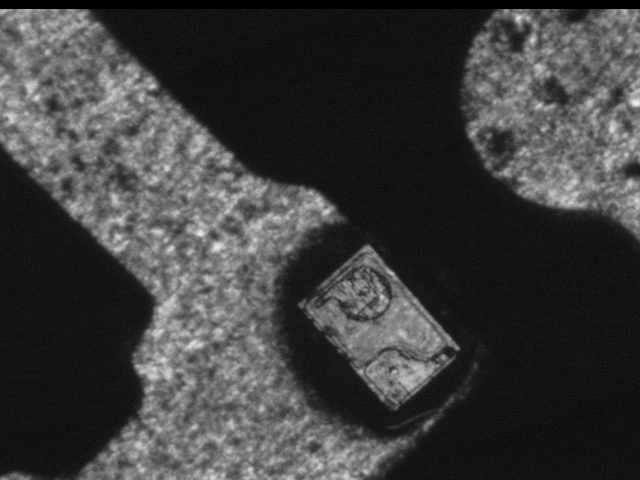
//> input picture course_design/ljh_24_topic2/exp2/src/IMAGEB1.bmp, 640 x 480 px
$ ./MV_project_2   (built with g++ and OpenCV 4)
//> lines starting //> are read from the running program, lines starting //| are printed output that depends on the picture
// ***************************************	//
// 机器视觉-课题3
// 黄继凡
// 2023/5/28
// ***************************************	//
// 项目说明
// 四层金字塔加速NCC
// NCC模板旋转匹配

// ***************************************	//
// 程序说明:
// 在高层图像中，只进行少量的旋转匹配
// 例如每隔10°或者20°进行一次，找到一个大致的匹配角度范围
// 然后在低层图像中进行更细致的旋转匹配，例如每隔1°或者2°进行一次，找到一个更精确的匹配角度
// 这样可以减少旋转次数，同时保证匹配精度
//
// 在每一层图像中，只在上一层中找到的匹配点附近进行局部搜索，而不需要进行全局搜索
// 这样可以减少搜索范围和计算量，提高匹配速度
// 同时，由于高层图像的分辨率较低，可以容忍一些旋转或者形变的变换，增加匹配的鲁棒性
//
// 在每一层图像中，只保留最佳匹配的结果，而不需要保留所有的结果
// 这样可以减少内存占用和数据传输，提高匹配效率
// 同时，由于最佳匹配的结果往往是最稳定和最可靠的，可以避免一些错误或者冗余的结果

#include <iostream>

// 包含opencv库，用于图像处理
#include <opencv2/opencv.hpp>
// 包含chrono库，用于计时
#include <chrono>
#include <map>

using namespace cv;
using namespace std;

class Pyramid_Rotated_NCC {
   public:
    // 构造函数
    // 参数：
    // 原图像，模板图像，旋转角度范围，旋转角度步长，金字塔层数，金字塔缩放因子
    // 默认旋转角度范围为正负5度，旋转角度步长为0.5度
    // 默认金字塔层数为4，缩放因子为0.5
    Pyramid_Rotated_NCC(Mat srcImg,
                        Mat templateImg,
                        double angleMax = 5.0,
                        double angleMin = -5.0,
                        double unit_angle = 0.5,
                        int layer = 4,
                        double scale_factor = 0.5);
    ~Pyramid_Rotated_NCC();
    // 获取最佳匹配位置及角度
    void getBestMatchPosAndAngle();
    // 设置金字塔层数
    void setPyramidLayer(int layer);
    // 设置金字塔缩放因子
    void setPyramidScaleFactor(double scale_factor);
    // 设置旋转角度范围及步长
    void setAngleRange(double angleMax, double angleMin, double unit_angle);
    // 修改待匹配图像
    void setSrcImg(Mat srcImg);
    // 修改模板图像
    void setTemplateImg(Mat templateImg);

    // 在原始图像上绘制匹配结果
    void drawResult();

    // 设置debug模式
    void setDebugMode(bool debugMode);

   private:
    // 计算图像均值
    Mat getMean(Mat src);
    // 计算图像标准差
    Mat getStdDev(Mat src);
    // 计算图像归一化互相关系数
    Mat getNcc(Mat src1, Mat src2);
    // 计算图像归一化互相关系数矩阵
    Mat getNccMatrix(Mat srcImg, Mat templateImg);
    // 计算局部搜索的图像归一化互相关系数矩阵
    Mat getLocalSearchNccMatrix(Mat srcImg,
                                Mat templateImg,
                                Point bestMatchPos);
    // 获取最佳匹配位置
    Point getBestMatchPos(Mat nccMatrix);
    // 进行金字塔缩放加速
    void pyramidScale(Mat srcImg, Mat templateImg);

    // 启动计时器
    void Start_Timer();
    // 停止计时器
    void Stop_Timer();

    Mat srcImg;       // 待匹配图像
    Mat templateImg;  // 模板图像

    double angleMax;  // 旋转角度范围
    double angleMin;
    double unit_angle;  // 旋转角度步长

    int layer;                 // 金字塔层数
    double scale_factor;       // 金字塔缩放因子
    double current_ncc_value;  // 当前NCC值

    // 防止图像缩放次数过多，导致图像失真
    // 设定一个阈值与图像大小进行比较
    // 如果图像缩放后的大小小于阈值，则不再进行缩放
    int scale_threshold = 50;
    // NCC匹配分数阈值
    // 判定是否下一层可以进行局部搜索
    double localsearch_threshold = 0.8;
    // 判定是否需要继续进行旋转匹配
    double anglematch_threshold = 0.9;
    // 局部搜索范围，以最佳匹配位置为中心，向四周扩展
    int local_search_range = 20;
    bool isLocalSearch = false;  // 是否进行局部搜索

    // 由于缩放可能会进行多次，因此需要记录缩放后的图像
    vector<Mat> scaled_srcImg;       // 缩放后的待匹配图像
    vector<Mat> scaled_templateImg;  // 缩放后的模板图像
    Mat rotateTemplateImg;           // 旋转后的模板图像
    Point center;                    // 旋转中心

    double bestScore;    // 最佳匹配分数
    Point bestMatchPos;  // 最佳匹配位置
    double bestAngle;    // 最佳匹配角度

    bool debugMode;  // debug模式

    // 计时器，用于计算程序运行时间
    chrono::steady_clock::time_point start_time;
    chrono::steady_clock::time_point stop_time;
    long long run_time = 0;
    // 时间键值对，用于存储各个步骤运行时间
    map<string, long long> time_map;
};

Pyramid_Rotated_NCC::Pyramid_Rotated_NCC(Mat srcImg,
                                         Mat templateImg,
                                         double angleMax,
                                         double angleMin,
                                         double unit_angle,
                                         int layer,
                                         double scale_factor) {
    // 设置待匹配图像
    this->srcImg = srcImg;
    // 设置模板图像
    this->templateImg = templateImg;

    // 设置旋转角度范围及步长
    this->angleMax = angleMax;
    this->angleMin = angleMin;
    this->unit_angle = unit_angle;

    // 设置金字塔缩放因子
    this->scale_factor = scale_factor;
    // 设置金字塔层数
    this->layer = layer;

    // 初始值
    this->center = Point(templateImg.cols / 2.0f, templateImg.rows / 2.0f);
    this->bestScore = 0.0;
    this->bestMatchPos = Point(-1, -1);
    this->bestAngle = 0.0;
}

Pyramid_Rotated_NCC::~Pyramid_Rotated_NCC() {}

void Pyramid_Rotated_NCC::setPyramidLayer(int layer) {
    this->layer = layer;
}

void Pyramid_Rotated_NCC::setPyramidScaleFactor(double scale_factor) {
    this->scale_factor = scale_factor;
}

void Pyramid_Rotated_NCC::setAngleRange(double angleMax,
                                        double angleMin,
                                        double unit_angle) {
    this->angleMax = angleMax;
    this->angleMin = angleMin;
    this->unit_angle = unit_angle;
}

void Pyramid_Rotated_NCC::setSrcImg(Mat srcImg) {
    this->srcImg = srcImg;
}

void Pyramid_Rotated_NCC::setTemplateImg(Mat templateImg) {
    this->templateImg = templateImg;
}

void Pyramid_Rotated_NCC::setDebugMode(bool debugMode) {
    this->debugMode = debugMode;
}

void Pyramid_Rotated_NCC::Start_Timer() {
    // 记录开始时间
    start_time = chrono::steady_clock::now();
}

void Pyramid_Rotated_NCC::Stop_Timer() {
    // 记录结束时间
    stop_time = chrono::steady_clock::now();
    // 计算运行时间
    run_time =
        chrono::duration_cast<chrono::milliseconds>(stop_time - start_time)
            .count();
    // 输出运行时间，以毫秒为单位
    if (debugMode == true) {
        // cout << "Run time: " << run_time << " ms" << endl;
    }
}

Mat Pyramid_Rotated_NCC::getMean(Mat src) {
    Mat mean;
    blur(src, mean, Size(3, 3));
    return mean;
}

Mat Pyramid_Rotated_NCC::getStdDev(Mat src) {
    Mat mean;
    Mat stddev;
    meanStdDev(src, mean, stddev);
    return stddev;
}

Mat Pyramid_Rotated_NCC::getNcc(Mat src1, Mat src2) {
    Mat mean1;
    Mat mean2;
    Mat stddev1;
    Mat stddev2;

    meanStdDev(src1, mean1, stddev1);
    meanStdDev(src2, mean2, stddev2);

    Mat ncc;
    ncc.create(src1.size(), CV_32FC1);
    for (int i = 0; i < src1.rows; i++) {
        for (int j = 0; j < src1.cols; j++) {
            ncc.at<float>(i, j) =
                (src1.at<uchar>(i, j) - mean1.at<double>(0)) *
                (src2.at<uchar>(i, j) - mean2.at<double>(0)) /
                (stddev1.at<double>(0) * stddev2.at<double>(0)) /
                (src2.rows * src2.cols);
        }
    }

    return ncc;
}

Mat Pyramid_Rotated_NCC::getNccMatrix(Mat srcImg, Mat templateImg) {
    int width = srcImg.cols - templateImg.cols + 1;
    int height = srcImg.rows - templateImg.rows + 1;

    Mat nccMatrix(height, width, CV_32FC1);

    // 计时开始
    Start_Timer();
    for (int i = 0; i < height; i++) {
        for (int j = 0; j < width; j++) {
            Rect rect(j, i, templateImg.cols, templateImg.rows);
            Mat roiImg(srcImg(rect));
            nccMatrix.at<float>(i, j) = sum(getNcc(roiImg, templateImg))[0];
        }
    }

    if (debugMode == true) {
        cout << "getNCCMatrix:" << endl;
    }
    // 计时结束
    Stop_Timer();
    // 记录对应耗时
    time_map["getNccMatrix"] = run_time;

    return nccMatrix;
}

Mat Pyramid_Rotated_NCC::getLocalSearchNccMatrix(Mat srcImg,
                                                 Mat templateImg,
                                                 Point bestMatchPos) {
    int width = srcImg.cols - templateImg.cols + 1;
    int height = srcImg.rows - templateImg.rows + 1;

    Mat nccMatrix(height, width, CV_32FC1);
    // 初始化
    for (int i = 0; i < height; i++) {
        for (int j = 0; j < width; j++){
            nccMatrix.at<float>(i, j) = 0.0;
        }
    }

    // 计时开始
    Start_Timer();
    // 局部搜索范围
    int x_min = bestMatchPos.x - local_search_range;
    int x_max = bestMatchPos.x + local_search_range;
    int y_min = bestMatchPos.y - local_search_range;
    int y_max = bestMatchPos.y + local_search_range;
    // 防止越界
    if (x_min < 0) {
        x_min = 0;
    }
    if (x_max > width) {
        x_max = width;
    }
    if (y_min < 0) {
        y_min = 0;
    }
    if (y_max > height) {
        y_max = height;
    }
    for (int i = y_min; i < y_max; i++) {
        for (int j = x_min; j < x_max; j++) {
            Rect rect(j, i, templateImg.cols, templateImg.rows);
            Mat roiImg(srcImg(rect));
            nccMatrix.at<float>(i, j) = sum(getNcc(roiImg, templateImg))[0];
        }
    }

    if (debugMode == true) {
        cout << "getLocalSearchNCCMatrix:" << endl;
    }
    // 计时结束
    Stop_Timer();
    // 记录对应耗时
    time_map["getLocalSearchNccMatrix"] = run_time;

    return nccMatrix;
}

Point Pyramid_Rotated_NCC::getBestMatchPos(Mat nccMatrix) {
    // 开始计时
    Start_Timer();

    Point bestMatchPos(-1, -1);
    double maxVal = 0.0;
    minMaxLoc(nccMatrix, NULL, &maxVal, NULL, &bestMatchPos);

    // 停止计时
    Stop_Timer();
    // 记录对应耗时
    time_map["getNccMatrix"] = run_time;

    return bestMatchPos;
}

void Pyramid_Rotated_NCC::pyramidScale(Mat srcImg, Mat templateImg) {
    // 根据指定的金字塔层数，进行缩放
    for (int i = 0; i < layer; i++) {
        // 缩放后的图像
        Mat tmp_scaled_srcImg;
        Mat tmp_scaled_templateImg;
        if (i == 0) {
            tmp_scaled_srcImg = srcImg.clone();
            tmp_scaled_templateImg = templateImg.clone();
        } else {
            resize(scaled_srcImg[i - 1], tmp_scaled_srcImg, Size(),
                   scale_factor, scale_factor);
            resize(scaled_templateImg[i - 1], tmp_scaled_templateImg, Size(),
                   scale_factor, scale_factor);
        }

        // 防止图像缩放次数过多，导致图像失真
        if (tmp_scaled_srcImg.cols < scale_threshold ||
            tmp_scaled_srcImg.rows < scale_threshold) {
            break;
        }

        // 将缩放后的图像存储到vector中
        // vector中越靠近后面的图像越小
        scaled_srcImg.push_back(tmp_scaled_srcImg);
        scaled_templateImg.push_back(tmp_scaled_templateImg);
    }
    // 输出缩放后的图像数量
    if (debugMode == true) {
        cout << "scaled_srcImg.size():" << scaled_srcImg.size() << endl;
        cout << "scaled_templateImg.size():" << scaled_templateImg.size()
             << endl;
        cout << "actual layer of pyramid:" << scaled_srcImg.size() << endl;
    }
}

void Pyramid_Rotated_NCC::getBestMatchPosAndAngle() {
    // 进行金字塔缩放
    pyramidScale(srcImg, templateImg);

    // 从最上层开始进行匹配
    // 根据每层匹配的最大NCC数值，判定下一层是否可以进行局部搜索
    for (int i = scaled_srcImg.size() - 1; i >= 0; i--) {
        // 旋转模板图像，进行匹配
        // 若当前匹配结果最大NCC数值大于局部搜索阈值，则进行局部搜索
        // 否则，下一层进行全局搜索
        // 局部搜索范围为最佳匹配位置附近的10*10的区域
        // 若当前匹配结果最大NCC数值大于旋转匹配阈值，则停止旋转匹配
        // 否则，继续旋转匹配

        // 若不是第一次匹配，调整对应的匹配位置
        if (i != scaled_srcImg.size() - 1) {
            bestMatchPos.x /= scale_factor;
            bestMatchPos.y /= scale_factor;
        }

        if(debugMode == true)
        {
            cout << endl;
            cout << "current layer:" << i + 1 << endl;
            cout << "bestMatchPos:" << bestMatchPos << endl;
        }

        // 当前最佳匹配分数
        double scoreTemp = 0.0;
        bestScore = 0.0;
        for (double angleTemp = angleMin; angleTemp <= angleMax;
             angleTemp += unit_angle) {
            // 旋转模板图像
            Mat rotateTemplateImg(scaled_templateImg[i].size(), CV_8UC3);

            Mat rotMat = getRotationMatrix2D(center, angleTemp, 1.0f);
            warpAffine(scaled_templateImg[i], rotateTemplateImg, rotMat,
                       scaled_templateImg[i].size());
            Mat nccMatrix;  // NCC矩阵
            Point matchPos;  // 当前最优匹配位置
            // 全局搜索
            if (isLocalSearch == false) {
                nccMatrix = getNccMatrix(scaled_srcImg[i], rotateTemplateImg);
                matchPos = getBestMatchPos(nccMatrix);
            }
            // 局部搜索
            else {
                nccMatrix = getLocalSearchNccMatrix(
                    scaled_srcImg[i], rotateTemplateImg, bestMatchPos);
                matchPos = getBestMatchPos(nccMatrix);
            }
            // 记录最佳匹配结果
            scoreTemp = nccMatrix.at<float>(matchPos.y, matchPos.x);
            if (scoreTemp > bestScore) {
                bestScore = scoreTemp;
                bestMatchPos = matchPos;
                bestAngle = angleTemp;
                if (debugMode == true) {
                    cout << endl;
                    cout << "bestScore:" << bestScore << endl;
                    cout << "bestMatchPos:" << bestMatchPos << endl;
                    cout << "bestAngle:" << bestAngle << endl;
                    // 显示当前匹配的图像
                    imshow("current_match", scaled_srcImg[i](Rect(
                                                 bestMatchPos.x,
                                                 bestMatchPos.y,
                                                 scaled_templateImg[i].cols,
                                                 scaled_templateImg[i].rows)));
                    waitKey(30);
                }
            }
            // 若当前匹配结果最大NCC数值大于旋转匹配阈值，则停止旋转匹配
            if (scoreTemp > anglematch_threshold) {
                break;
            }
        }
        // 若当前匹配结果最大NCC数值大于局部搜索阈值，则下一次进行局部搜索
        if (bestScore > localsearch_threshold) {
            isLocalSearch = true;
        } else {
            // 否则，如果当前已经是全局搜索
            // 且匹配结果最大NCC数值小于局部搜索阈值
            // 则下一层进行全局搜索
            if (isLocalSearch == false) {
                break;
            } else {
                // 否则，当前由局部搜索转为全局搜索
                // 重新进行全局搜索
                isLocalSearch = false;
                i++;
            }
        }
    }

    // 记录对应耗时
    time_map["getBestMatchPosAndAngle"] = run_time;
}

void Pyramid_Rotated_NCC::drawResult() {
    // 绘制匹配结果
    Rect rect(bestMatchPos.x, bestMatchPos.y, templateImg.cols,
              templateImg.rows);
    // 克隆原始图像，转换为彩色图像
    Mat srcImgColor = srcImg.clone();
    cvtColor(srcImgColor, srcImgColor, COLOR_GRAY2BGR);
    // 绘制匹配结果
    rectangle(srcImgColor, rect, Scalar(0, 0, 255), 2, 8, 0);
    // 绘制匹配结果的位置和角度
    putText(srcImgColor,
            "bestMatchPos:" + to_string(bestMatchPos.x) + "," +
                to_string(bestMatchPos.y),
            Point(10, 30), FONT_HERSHEY_SIMPLEX, 1, Scalar(0, 0, 255), 2);
    putText(srcImgColor, "bestAngle:" + to_string(bestAngle), Point(10, 60),
            FONT_HERSHEY_SIMPLEX, 1, Scalar(0, 0, 255), 2);
    // 绘制匹配结果的分数
    putText(srcImgColor,
            "bestScore:" + to_string(bestScore) + "/" + to_string(1.0),
            Point(10, 90), FONT_HERSHEY_SIMPLEX, 1, Scalar(0, 0, 255), 2);

    // 输出各个步骤的运行时间
    if (debugMode == true) {
        cout << endl;
        cout << "time_map:" << endl;
        for (auto iter = time_map.begin(); iter != time_map.end(); iter++) {
            cout << iter->first << ":" << iter->second << " ms" << endl;
        }
    }

    if (debugMode == true) {
        // 输出匹配结果的位置和角度
        cout << "drawResult:" << endl;
        cout << "bestMatchPos:" << bestMatchPos << endl;
        cout << "bestAngle:" << bestAngle << endl;
    }

    imshow("result", srcImgColor);
}

int main() {
    Mat srcImage = imread(
        "E:\\作业\\大三下\\机器视觉\\课程设计\\课程设计\\课题2\\IMAGEB1.bmp");
//> srcImage is the input picture: 480 rows x 640 cols, CV_8UC3; min 1, max 242, mean 61.6
    Mat templateImage = imread(
        "E:\\作业\\大三下\\机器视觉\\课程设计\\课程设计\\课题2\\pattern.bmp");
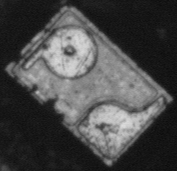
//> input picture course_design/ljh_24_topic2/exp2/src/pattern.bmp, 177 x 171 px
//> templateImage is the input picture: 171 rows x 177 cols, CV_8UC3; min 10, max 220, mean 72.4
    cvtColor(srcImage, srcImage, COLOR_BGR2GRAY);
//> srcImage: 480 rows x 640 cols, CV_8UC1
    cvtColor(templateImage, templateImage, COLOR_BGR2GRAY);
//> templateImage: 171 rows x 177 cols, CV_8UC1

    imshow("origin_image", srcImage);
    imshow("template_image", templateImage);
    waitKey(30);

    Pyramid_Rotated_NCC matcher(srcImage, templateImage, 5.0, -5.0, 0.5, 4,
                                0.5);
    matcher.setDebugMode(true);
    matcher.getBestMatchPosAndAngle();
//> the loop in pyramidScale, `for (int i = 0; i < layer; i++)` made 4 passes
//> pass 2, in pyramidScale, `resize(scaled_templateImg[i - 1], tmp_scaled_templateImg, Size(), scal..`:
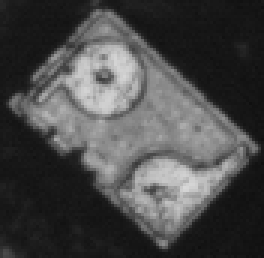
//> tmp_scaled_templateImg: 86 rows x 88 cols, CV_8UC1 (shown 3 times larger); min 15, max 216, mean 72.5
//> pass 3, in pyramidScale, `resize(scaled_srcImg[i - 1], tmp_scaled_srcImg, Size(), scale_factor, ..`:
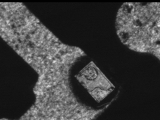
//> tmp_scaled_srcImg: 120 rows x 160 cols, CV_8UC1; min 1, max 223, mean 61.8
//> pass 3, in pyramidScale, `resize(scaled_templateImg[i - 1], tmp_scaled_templateImg, Size(), scal..`:
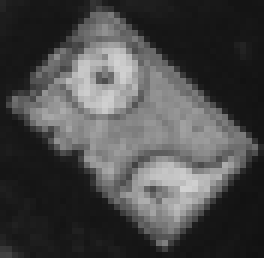
//> tmp_scaled_templateImg: 43 rows x 44 cols, CV_8UC1 (shown 6 times larger); min 17, max 209, mean 72.7
//| scaled_srcImg.size():4
//| scaled_templateImg.size():4
//| actual layer of pyramid:4
//> the loop in getBestMatchPosAndAngle, `for (int i = scaled_srcImg.size() - 1; i >= 0; i--)` made 5 passes
//> (scoreTemp, bestScore, bestMatchPos, bestAngle, i) on pass 2: (0.26, 0.783, Point(105, 20), -5, 3)
//> (scoreTemp, bestScore, bestMatchPos, bestAngle) on passes 1, 3, 4, 5: (0.91, 0.91, Point(49, 13), -5), (0.844, 0.852, Point(74, 61), 0.5), (0.795, 0.834, Point(144, 124), -2.5), (0.761, 0.861, Point(291, 244), -5)
//| current layer:4
//| bestMatchPos:[-1, -1]
//| current layer:3
//| bestMatchPos:[98, 26]
//| current layer:3
//| bestMatchPos:[210, 40]
//| current layer:2
//| bestMatchPos:[148, 122]
//| current layer:1
//| bestMatchPos:[288, 248]
//> after the loop in getBestMatchPosAndAngle, `for (int i = scaled_srcImg.size() - 1; i >= 0; i--)`: bestScore = 0.861; bestAngle = -5
    matcher.drawResult();
//> in drawResult, `Rect rect(bestMatchPos.x, bestMatchPos.y, templateImg.cols, templateIm..`: rect = Rect(291, 244, 177, 171)
//> in drawResult, `putText(srcImgColor, "bestScore:" + to_string(bestScore) + "/" + to_st..`:
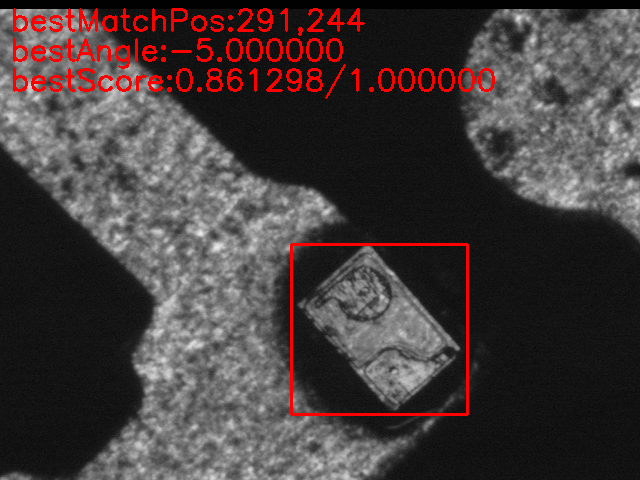
//> srcImgColor: 480 rows x 640 cols, CV_8UC3; mean B, G, R 59.8, 59.8, 68.8
//| bestMatchPos:[291, 244]
//| bestAngle:-5

    waitKey(0);

    return 0;
}
